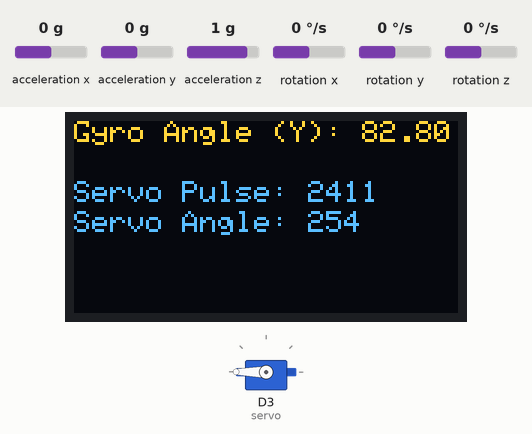
Simulated run of this sketch. Board: ESP8266 (NodeMCU). Shown: 128×64 one-colour display, servo. The test bench sets the inputs (shaded band); at power-on: acceleration x 0 g, acceleration z 1 g, acceleration y 0 g, rotation x 0 °/s, rotation y 0 °/s, rotation z 0 °/s. The OLED is the two-colour kind (top 16 rows yellow); what the sketch prints to the serial monitor is not drawn.

Above: at 6.5 s.
6.6 s: acceleration x set to 0.8 g
At 7.2 s:
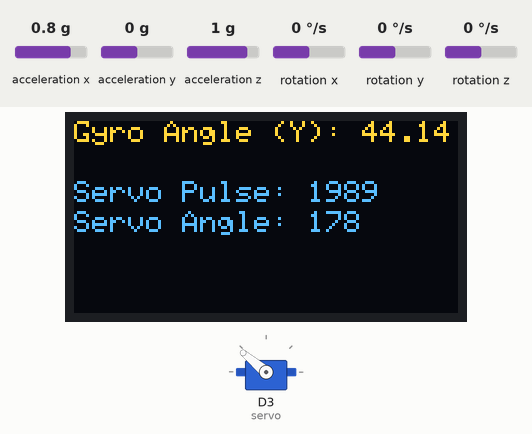
8.1 s: acceleration z set to -0.8 g
At 8.4 s:
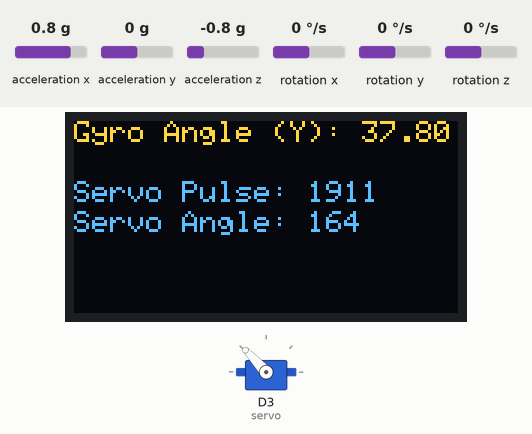
9.6 s: acceleration x set to 1.4 g
At 10.8 s:
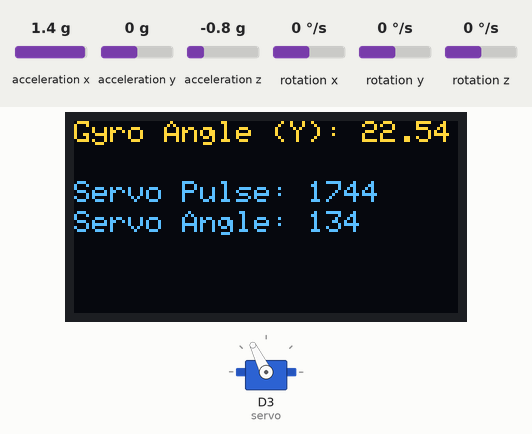
11.1 s: acceleration z set to 0 g
At 12.2 s:
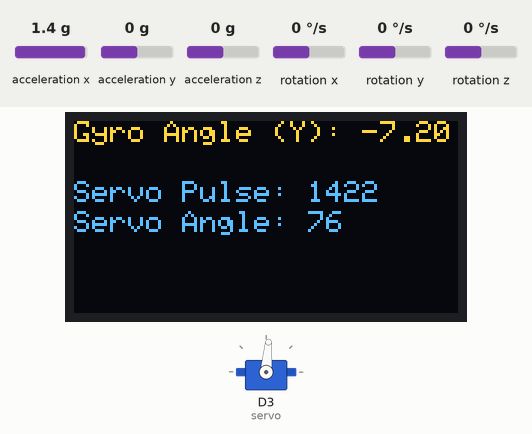
12.6 s: acceleration x set to 0.2 g
14.1 s: acceleration x set to -0.1 g
At 14.7 s:
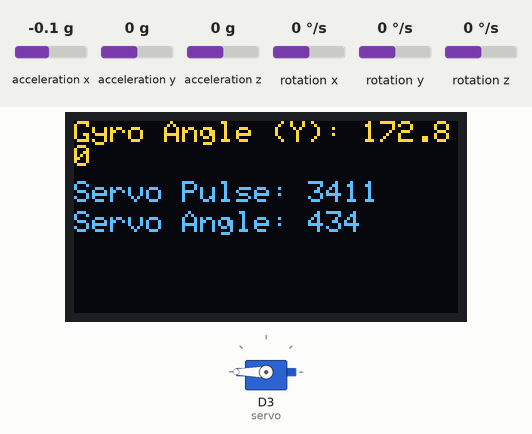
Timing chart, 0 to 16.6 s (numbered marks = the images above; inputs shaded):
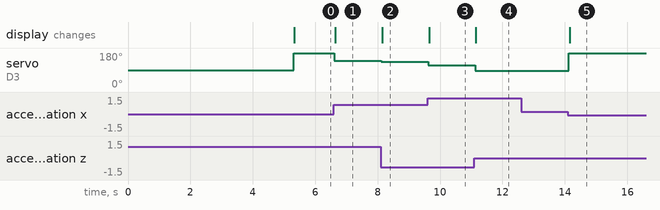

The sketch:

1axis_v2.ino
```cpp
#include <Wire.h>
#include <Adafruit_GFX.h>
#include <Adafruit_SSD1306.h>
#include <MPU6050_tockn.h>
#include <Servo.h>
#include "I2CScanner.h"

#define SERVO_MIN_PULSE 1000
#define SERVO_MAX_PULSE 2000

Adafruit_SSD1306 display(128, 64, &Wire, D4);
MPU6050 gyro(Wire);
Servo servo;

void setup() {
  Wire.begin();
  Serial.begin(9600);

  display.begin(SSD1306_SWITCHCAPVCC, 0x3C, false, true);
  display.clearDisplay();
  display.setTextColor(SSD1306_WHITE);
  display.setTextSize(1);
  display.setCursor(0, 0);
  display.println("One-Axis Gimbal");
  display.display();
  delay(1000);

  scanI2CAddresses();

  gyro.begin();
  gyro.calcGyroOffsets(true);

  calibrateGyroOffset();

  servo.attach(D3);
}

void loop() {
  gyro.update();

  float gyroOffset = 82.8;
  float gyroAngle = gyro.getAngleY() + gyroOffset;

  int pulseWidth = map(gyroAngle, -45, 45, SERVO_MIN_PULSE, SERVO_MAX_PULSE);
  int servoAngle = map(gyroAngle, -45, 45, 0, 180);

  servo.writeMicroseconds(pulseWidth);

  display.clearDisplay();
  display.setCursor(0, 0);
  display.print("Gyro Angle (Y): ");
  display.print(gyroAngle);
  display.setCursor(0, 20);
  display.print("Servo Pulse: ");
  display.print(pulseWidth);
  display.setCursor(0, 30);
  display.print("Servo Angle: ");
  display.print(servoAngle);
  display.display();

  Serial.print("Gyro Angle: ");
  Serial.println(gyroAngle);
  Serial.print("Servo Pulse: ");
  Serial.println(pulseWidth);

  delay(2);
}

void calibrateGyroOffset() {
  float sum = 0.0;
  int numReadings = 100;  // Adjust the number of readings as needed

  // Perform multiple readings and calculate the sum
  for (int i = 0; i < numReadings; i++) {
    gyro.update();
    sum += gyro.getAngleY();
    delay(10);  // Delay between readings, adjust as needed
  }

  // Calculate the average gyro offset
  float gyroOffset = sum / numReadings;

  Serial.print("Calibrated Gyro Offset: ");
  Serial.println(gyroOffset);

  // Apply the gyro offset as the adjusted offset value
  float adjustedGyroOffset = -gyroOffset;

  Serial.print("Adjusted Gyro Offset: ");
  Serial.println(adjustedGyroOffset);

  // Apply the adjusted gyro offset to the angle calculation
  float gyroAngle = gyro.getAngleY() + adjustedGyroOffset;

  Serial.print("Gyro Angle: ");
  Serial.println(gyroAngle);
}
```

I2CScanner.h
```cpp
#ifndef I2C_SCANNER_H
#define I2C_SCANNER_H

#include <Wire.h>

void scanI2CAddresses();

void scanI2CAddresses() {
  byte error, address;
  int devicesCount = 0;

  Serial.println("Scanning I2C addresses...");

  for (address = 1; address < 127; address++) {
    Wire.beginTransmission(address);
    error = Wire.endTransmission();

    if (error == 0) {
      Serial.print("I2C device found at address 0x");
      if (address < 16) {
        Serial.print("0");
      }
      Serial.print(address, HEX);

      // Identify devices based on default addresses
      if (address == 0x3C) {
        Serial.println(" (OLED Display)");
      } else if (address == 0x68) {
        Serial.println(" (Gyro)");
      } else {
        Serial.println();
      }

      devicesCount++;
    }
  }

  if (devicesCount == 0) {
    Serial.println("No I2C devices found.");
  }
}

#endif
```

Measured:
- the behaviour switches between 0.1 and 0 g on acceleration x (found by bisection; images 4 and 5)
- after the input at 6.6 s, servo on D3 (servo): 180° → 140° at once; the display: changes at once (image 1)
- after the input at 8.1 s, servo on D3 (servo): 140° → 133° at once; the display: changes at once (image 2)
- after the input at 9.6 s, servo on D3 (servo): 133° → 116° at once; the display: changes after 0.05 s (image 3)
- after the input at 11.1 s, servo on D3 (servo): 116° → 85° at once; the display: changes after 0.05 s (image 4)
- after the input at 12.6 s, every drawn part: stays the same
- after the input at 14.1 s, servo on D3 (servo): 85° → 180° at once; the display: changes after 0.06 s (image 5)
